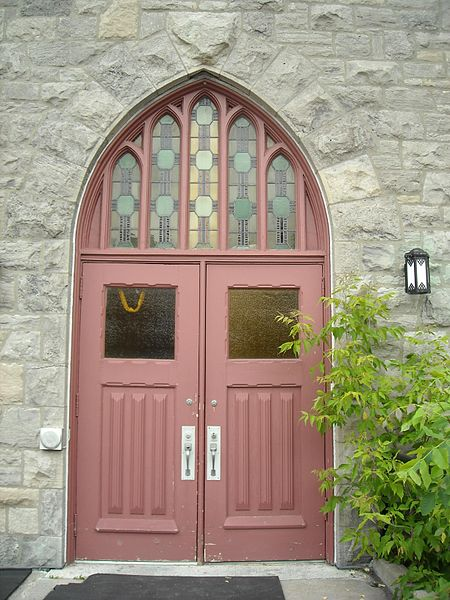
#> input picture 0example_door.png, 450 x 600 px; its folder holds only this picture in this run
$ python main.py --path ../0example_door.png --output_path out.png   (older library calls are emulated)
#> lines starting #> are read from the running program, lines starting #| are printed output that depends on the picture
### Faster-OilPainting/_gradient.py
import cv2
import numpy as np
from scipy import ndimage

# [18 lines left out: functions prewitt, roberts, not called in this run]

# Different Edge Operator
def get_gradient(img_o, ksize, gtype):
    if gtype == 'scharr':
        X = cv2.Scharr(img_o, cv2.CV_32F, 1, 0) / 50.0
        Y = cv2.Scharr(img_o, cv2.CV_32F, 0, 1) / 50.0
    elif gtype == 'prewitt':
        X, Y = prewitt(img_o)
    elif gtype == 'sobel':
        X = cv2.Sobel(img_o,cv2.CV_32F,1,0,ksize=5)  / 50.0
        Y = cv2.Sobel(img_o,cv2.CV_32F,0,1,ksize=5)  / 50.0
    elif gtype == 'roberts':
        X, Y = roberts(img_o)
    else:
        print('Not suppported type!')
        exit()

    # Blur the Gradient to smooth the edge
    X = cv2.GaussianBlur(X, ksize, 0)
    Y = cv2.GaussianBlur(Y, ksize, 0)
    return X, Y

### Faster-OilPainting/main.py
import math
import shutil
import random
import argparse
import numpy as np
import cv2
import imageio.v2 as imageio
import os, subprocess
from _gradient import get_gradient

import time

def draw_order(h, w, scale):
    order = []
    for i in range(0, h, scale):
        for j in range(0, w, scale):
            y = random.randint(-scale // 2, scale // 2) + i
            x = random.randint(-scale // 2, scale // 2) + j
            order.append((y % h, x % w))
    return order

def main(args):

    brush_width = int(args.brush_width)
    quant = float(args.palette)    # Color come from palette(limited colours)

    img_path = args.path.rsplit(".", -1)
    img_extension = img_path[len(img_path) - 1]

    if img_extension == "gif":
        temp_input_name = "temp.gif"
    else:
        temp_input_name = "temp.jpg"
    temp_input_path = os.path.join(os.getcwd(), temp_input_name)
    shutil.copy(args.path, temp_input_path)

    if img_extension == 'gif': # convert gif into jpgs
        shutil.rmtree("temp", ignore_errors = True) # in case this has been done with a previous gif before
        os.makedirs("temp")
        subprocess.call(('convert -verbose -coalesce %s %s/no.jpg' % (args.path, "temp")).split(), stdout = subprocess.DEVNULL)
        all_img_path = [("temp"+'/no-'+str(i)+'.jpg') for i in range(len(os.listdir("temp")))]
    else:
        all_img_path = [args.path]

    # Process the image / gif
    result = []
    print("Frames of the gif exported to:", all_img_path)
    for path in all_img_path:
        print("\nCurrently running:" + path)
        img = cv2.imread(path)
#> img is the input picture: shape (600, 450, 3); mean B, G, R 128.6, 147.3, 158.4

        # Get the gradient of image (Using sobel, scharr, prewitt, or roberts)
        print("Gradient: "); s = time.time()
        r = 2 * int(img.shape[0] / 50) + 1
#> r = 25
        Gx, Gy = get_gradient(cv2.cvtColor(img, cv2.COLOR_BGR2GRAY), (r, r), args.gradient)
#> in get_gradient, `X = cv2.Sobel(img_o,cv2.CV_32F,1,0,ksize=5)  / 50.0`:
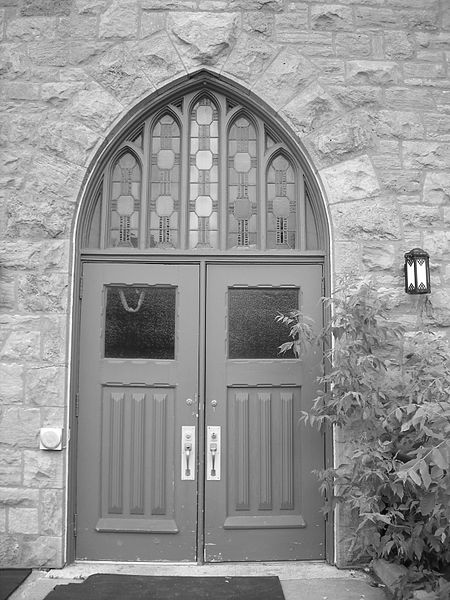
#> img_o: shape (600, 450); min 1, max 255, mean 148.5
#> in get_gradient, `X = cv2.GaussianBlur(X, ksize, 0)`:
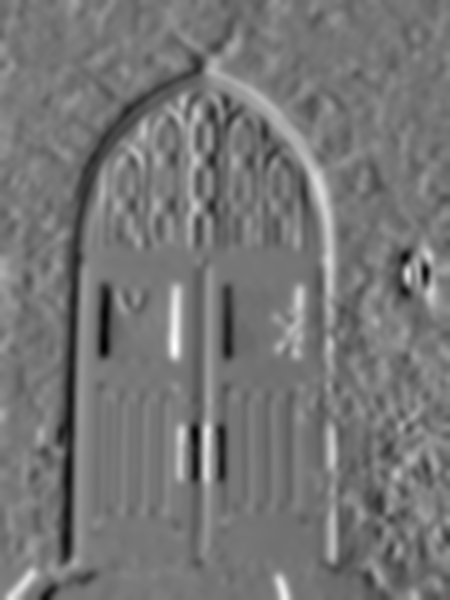
#> X: shape (600, 450) float32; min -23.82, max 27.23, mean -0.1; drawn with min black and max white
#> in get_gradient, `Y = cv2.GaussianBlur(Y, ksize, 0)`:
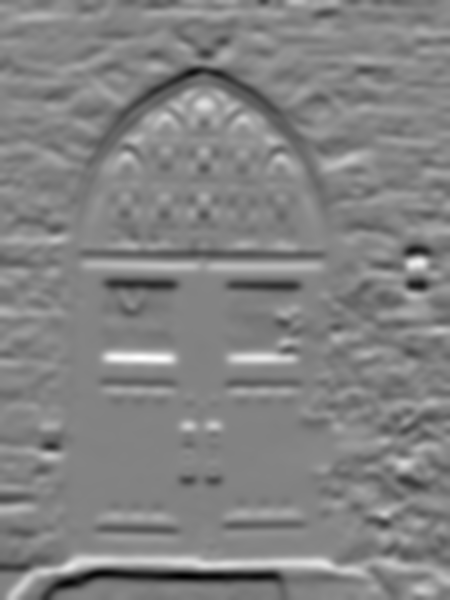
#> Y: shape (600, 450) float32; min -31.58, max 29.17, mean -0.3; drawn with min black and max white
        Gh = np.sqrt(np.sqrt(np.square(Gx) + np.square(Gy)))    # Length of the ellipse
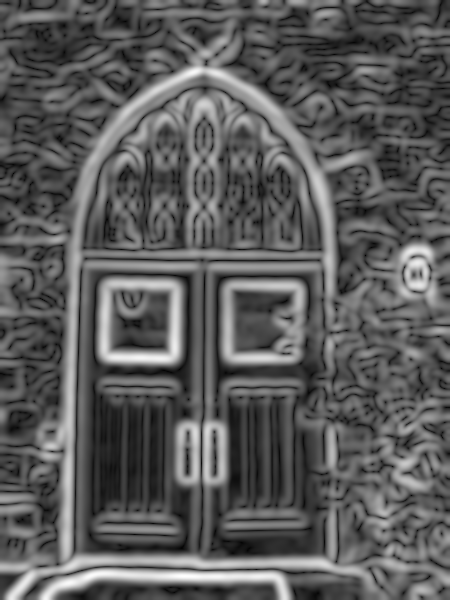
#> Gh: shape (600, 450) float32; min 0.0557, max 5.62, mean 2.06; drawn with min black and max white
        Ga = (np.arctan2(Gy, Gx) / np.pi) * 180 + 90            # Angle of the ellipse
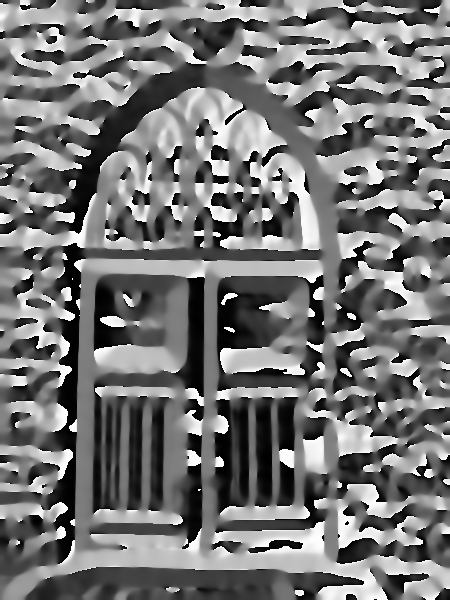
#> Ga: shape (600, 450) float32; min -90, max 270, mean 75.8; drawn with min black and max white
        print("%.4f secs." % float(time.time() - s))

        print("Drawing"); s = time.time()
        canvas = cv2.medianBlur(img, 11)    # Make the image artistic
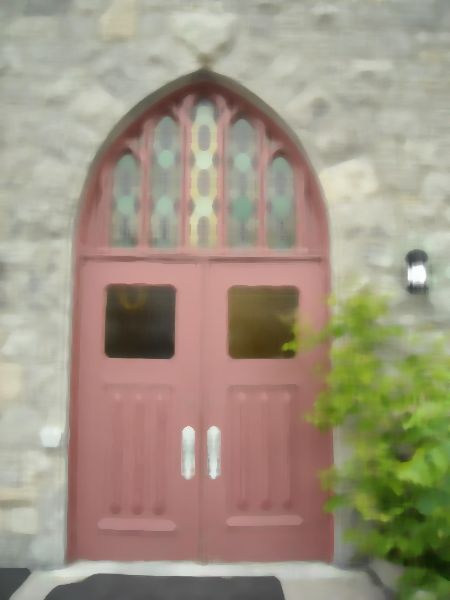
#> canvas: shape (600, 450, 3); mean B, G, R 130, 148.7, 159.9
        order = draw_order(img.shape[0], img.shape[1], scale=brush_width*2)

        # Draw the ellipse
        colors = np.array(img, dtype=float)
        for i, (y, x) in enumerate(order):
            length = int(round(brush_width + brush_width * Gh[y, x]))
            # Select color
            if quant != 0: color = np.array([round(colors[y,x][0]/quant)*quant+random.randint(-5,5),
                round(colors[y,x][1]/quant)*quant+random.randint(-5,5), round(colors[y,x][2]/quant)*quant+random.randint(-5,5)], dtype=float)
            else: color = colors[y,x]

            cv2.ellipse(canvas, (x, y), (length, brush_width), Ga[y, x], 0, 360, color, -1, cv2.LINE_AA)
#> this loop made 2700 passes
#> (length, color) on passes 1 to 12: (13, [139, 147, 146]), (28, [34, 38, 33]), (12, [148, 161, 153]), (10, [127, 135, 128]), (15, [148, 155, 150]), (14, [133, 141, 134]), (11, [124, 131, 126]), (12, [82, 81, 77]), (7, [84, 82, 81]), (10, [82, 80, 79]), (14, [181, 195, 189]), (13, [71, 71, 71])
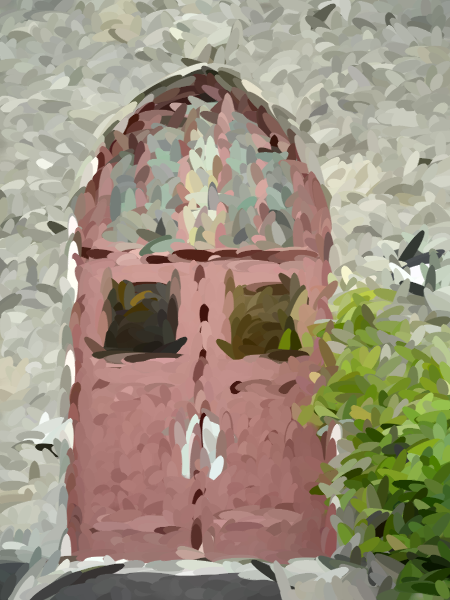
#> canvas: shape (600, 450, 3); mean B, G, R 127.7, 146.6, 157.3

        result.append(canvas)
        print("%.4f secs." % float(time.time() - s))

    # Output the result
    print("\nOutput the result")
    output_path = temp_input_path

    if img_extension == 'gif':
        c, images = 0, []
        for canva in result:
            cv2.imwrite("temp"+'/r-'+str(c)+'.jpg', canva); c += 1
        for i in range(c-1):
            images.append(imageio.imread("temp"+'/r-'+str(i)+'.jpg'))

        from PIL import Image
        imageio.mimsave(output_path, images, duration=float(Image.open(args.path).info['duration']) / 1000, loop = 0)
        shutil.rmtree("temp", ignore_errors=True)
    else:
        cv2.imwrite(output_path, result[0])

    shutil.copy(temp_input_path, args.output_path)
    os.remove(temp_input_path)

if __name__ == '__main__':
    parser = argparse.ArgumentParser()
    parser.add_argument('--brush_width', default=5, help="Scale of the brush strokes")
    parser.add_argument('--path', required=True, type=str, help="Target image path, gif of still image")
    parser.add_argument('--palette', default=0, help="Palette colours. 0 = Actual color")
    parser.add_argument('--gradient', default='sobel', help="Edge detection type. (sobel, scharr, prewitt, roberts)")
    parser.add_argument('--output_path', required=True, help="Output path. File extension added automatically.")
    args = parser.parse_args()
    main(args)

$ run again, on colormap_blaze.png
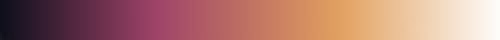
#> input picture colormap_blaze.png, 250 x 20 px (shown 2 times larger)
#> in main, img is the input picture: shape (20, 250, 3); mean B, G, R 112.2, 120.3, 173.9
#> in main, `Ga = (np.arctan2(Gy, Gx) / np.pi) * 180 + 90`:
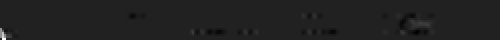
#> Ga: shape (20, 250) float32 (shown 2 times larger); min 63.21, max 270, mean 90.1; drawn with min black and max white
#> the loop in main, `for i, (y, x) in enumerate(order):` made 50 passes
#> (length, color) on passes 1 to 8: (12, [28, 16, 16]), (13, [36, 21, 29]), (12, [50, 29, 54]), (13, [55, 34, 66]), (13, [68, 42, 90]), (14, [74, 46, 105]), (13, [84, 53, 120]), (14, [94, 59, 139])
